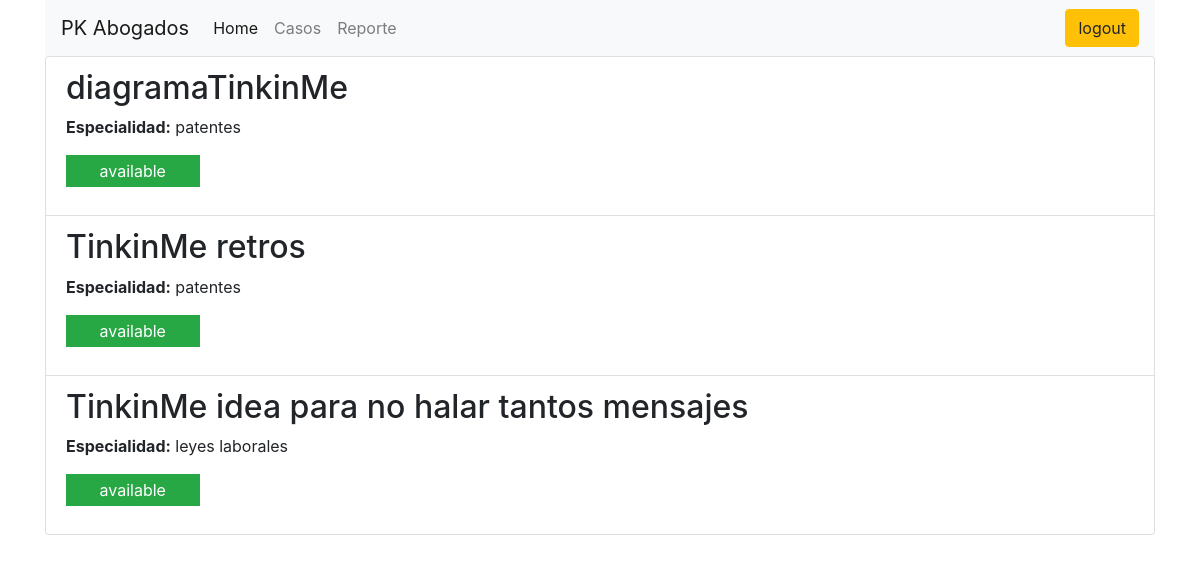
Page /bfiles/ (signed in) on the earlier database version.
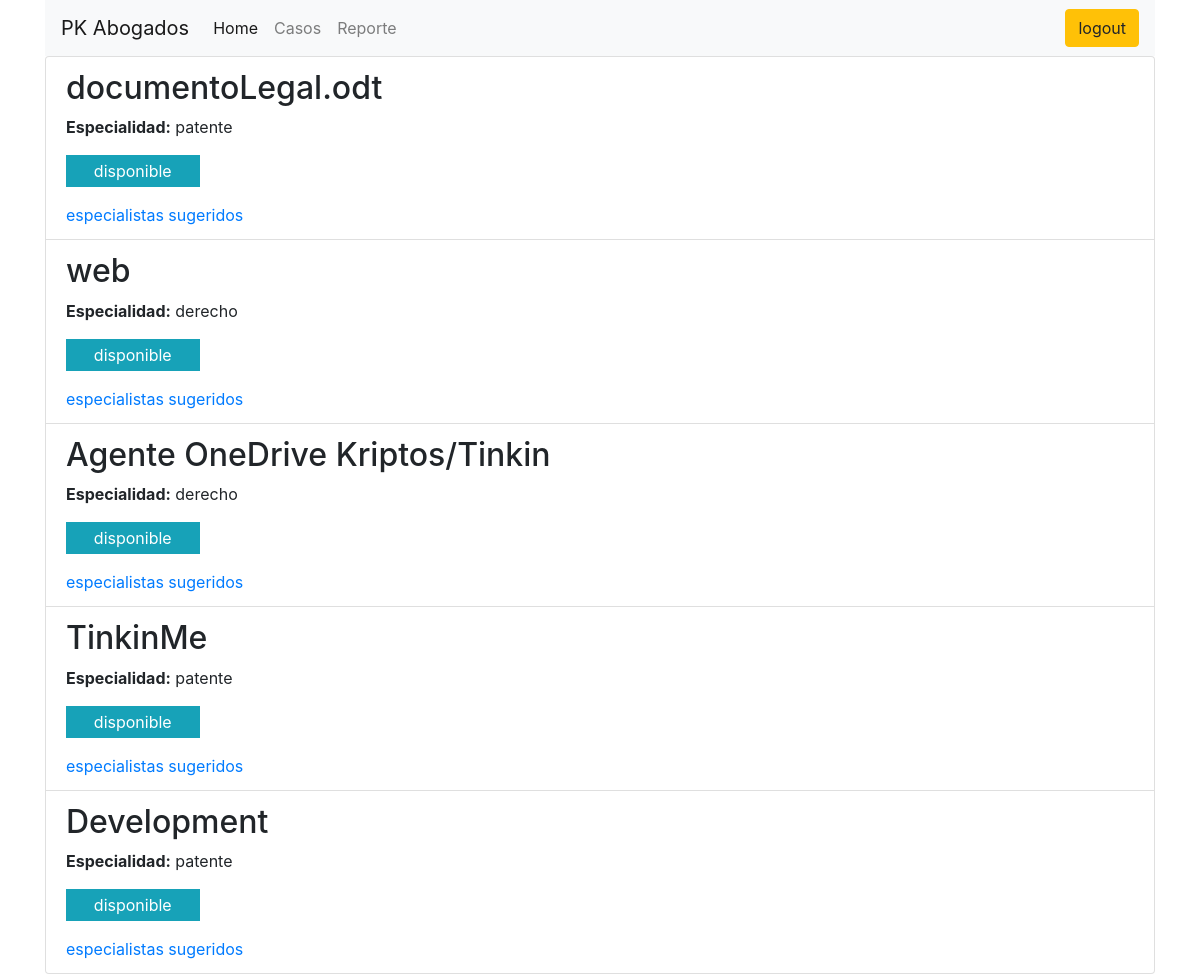
Same page on the later database version.
### models.py (models this page shows, shortened)
class BusinessFile(db.Model):
    __tablename__ = 'business_file'
    id = db.Column(db.Integer, primary_key=True)
    name = db.Column(db.String, nullable=False)
    gdrive_id = db.Column(db.String, nullable=False)
    type = db.Column(db.String)
    status = db.Column(db.String, nullable=False)
    professional_id = db.Column(db.Integer, db.ForeignKey('professional.id'))
    reviewer = relationship('Professional', back_populates='files')
    user_id = db.Column(db.Integer, db.ForeignKey('user.id'))
    owner = relationship('User', back_populates='cases')

### app.py (the view)
@app.route('/bfiles/', methods=['GET'])
@login_required
def get_business_files():
    cases = db.session.query(models.BusinessFile)
    return render_template('business_files.html', bfiles=cases)

### app.py (called while the page is built)
def login_required(f):
    @wraps(f)
    def decorated_function(*args, **kwargs):
        if not session.get("logged_in"):
            flash("Please log in.")
            return jsonify({"status": 0, "message": "Please log in."}), 401
        return f(*args, **kwargs)
    return decorated_function

### templates/business_files.html (shortened to what this page needs)
<!DOCTYPE html>
<html>
    <head>
        <link rel="stylesheet" type="text/css" href="https://stackpath.bootstrapcdn.com/bootstrap/4.3.1/css/bootstrap.min.css">
    </head>
    <body>
        <div class="container">
            <nav class="profile navbar navbar-expand-lg navbar-light bg-light">
                <a class="navbar-brand" href="#">PK Abogados</a>
                <div class="collapse navbar-collapse" id="navbarSupportedContent">
                    <ul class="navbar-nav mr-auto">
                     <li class="nav-item">
                        <a class="nav-link active" href="#"> Home </a>
                      </li>
                     <li class="nav-item">
                        <a class="nav-link" href=" {{ '/files' }}"> Casos </a>
                     </li>
                     <li class="nav-item">
                        <a class="nav-link" href=" {{ '/report' }}"> Reporte </a>
                     </li>
                    </ul>
                    {% if not session.logged_in %}
                        <a class="btn btn-success" role="button" href="{{ url_for('login') }}">login</a>
                    {% else %}
                        <a class="btn btn-warning" role="button" href="{{ url_for('logout') }}">logout</a>
                    {% endif %}
                </div>
            </nav>
            <ul class="list-group">
            {% for bfile in bfiles %}
             <li class="list-group-item">
                 <h2 id="{{ bfile.id }}">{{ bfile.name }}</h2>
                 <p> <span class="font-weight-bold">Especialidad:</span> {{ bfile.type | safe }}</p>
                 <div class="w-50 ">
                     {% if bfile.status == 'disponible' %}
                       <p class="bg-info p-1 w-25 d-flex justify-content-center text-white">{{ bfile.status | safe }}</p>
                     {% elif bfile.status == 'en curso' %}
                        <p class="bg-primary p-1 w-25 d-flex justify-content-center text-white">{{ bfile.status | safe }}</p>
                     {% else %}
                        <p class="bg-success p-1 w-25 d-flex justify-content-center text-white">{{ bfile.status | safe }}</p>
                     {% endif %}
                 </div>
                  {% if bfile.status == 'disponible' %}
                    <a href="{{ '/bfiles/%s'%bfile.id }}" methods="get">especialistas sugeridos</a>
                  {% endif %}
             </li>
            {% else %}
             <li class="list-group-item"><em>No hay casos!</em></li>
            {% endfor %}
            </ul>
        </div>
    <body>
</html>

Differences in the rows shown:
removed BusinessFile: name "TinkinMe retros", type "patentes", status "available"
removed BusinessFile: name "TinkinMe idea para no halar tantos mensajes", type "leyes laborales", status "available"
changed BusinessFile: name "diagramaTinkinMe" → "documentoLegal.odt"; type "patentes" → "patente"; status "available" → "disponible"
added BusinessFile: name "web", type "derecho", status "disponible"
added BusinessFile: name "Agente OneDrive Kriptos/Tinkin", type "derecho", status "disponible"
added BusinessFile: name "TinkinMe", type "patente", status "disponible"
added BusinessFile: name "Development", type "patente", status "disponible"
